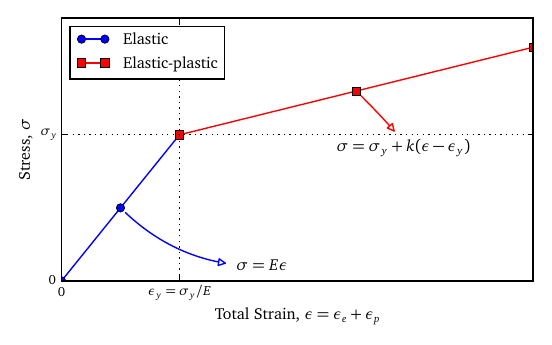

Write Python code to recreate this figure.
import numpy as np
import matplotlib.pyplot as plt
import os

#Latex preamble
from matplotlib import rc
import matplotlib
fig_width = 140 * 0.0393700787 # 90, 140, 190
fig_size = (fig_width, fig_width/1.6)

rc('text', usetex=True)
rc('text.latex', preamble = 
    '''\usepackage{amsmath}
    \usepackage{yfonts}
    \usepackage[T1]{fontenc}
    \usepackage[latin1]{inputenc}
    \usepackage{txfonts}
    \usepackage{lmodern}
    \usepackage{blindtext} 
    \usepackage{wasysym}
    \usepackage[bitstream-charter]{mathdesign}''')
rc('font', family='serif', weight='normal', style='normal')
params = {'backend': 'pdf',
          'axes.labelsize': 12,
          'text.fontsize': 12,
          'legend.fontsize': 12,
          'xtick.labelsize': 10,
          'ytick.labelsize': 10,
          'figure.figsize': fig_size,
          'axes.unicode_minus': True}
matplotlib.rcParams.update(params)

E = 1.
n = .25
sy = .25


k = (E**-1 + n**-1)**-1
ey = sy /E

xe = np.linspace(0., ey, 3)
xp = np.linspace(ey, 1., 3)

se = E * xe
sp = sy + k * (xp-sy/E)

fig = plt.figure(0)
plt.clf()
ax = fig.add_subplot(1,1,1)
plt.plot(xe, se, "bo-", label = "Elastic")
plt.plot(xp, sp, "rs-", label = "Elastic-plastic")
plt.grid()
plt.legend(loc = "best")
plt.xticks([0, sy/E],["$0$", "$\epsilon_y = \sigma_y/E$"])
plt.yticks([0, sy],["$0$", "$\sigma_y$"])
plt.xlabel("Total Strain, $\epsilon = \epsilon_e + \epsilon_p$")
plt.ylabel("Stress, $\sigma$")

ax.annotate('$\sigma = E \epsilon$', xy=(ey/2., sy/2.), xytext=(ey/2.+.3, sy/2.-.1), ha='center', va = 'center',
            arrowprops=dict(arrowstyle="<|-",
                                shrinkA=5,
                                shrinkB=5,
                                fc="w", ec="b",
                                connectionstyle="angle3,angleA=0,angleB=-45",
                                ),)

xxp = (ey +1.)/2.
yyp = sy + (xxp - ey)*k                                
ax.annotate('$\sigma = \sigma_y + k (\epsilon -\epsilon_y)$', xy=(xxp, yyp), xytext=(xxp +.1, yyp-.1), ha='center', va = 'center',
            arrowprops=dict(arrowstyle="<|-",
                                shrinkA=5,
                                shrinkB=5,
                                fc="w", ec="r",
                                connectionstyle="angle3,angleA=0,angleB=-45",
                                ),)                                
plt.tight_layout()
plt.savefig("local_behavior.pdf")  
